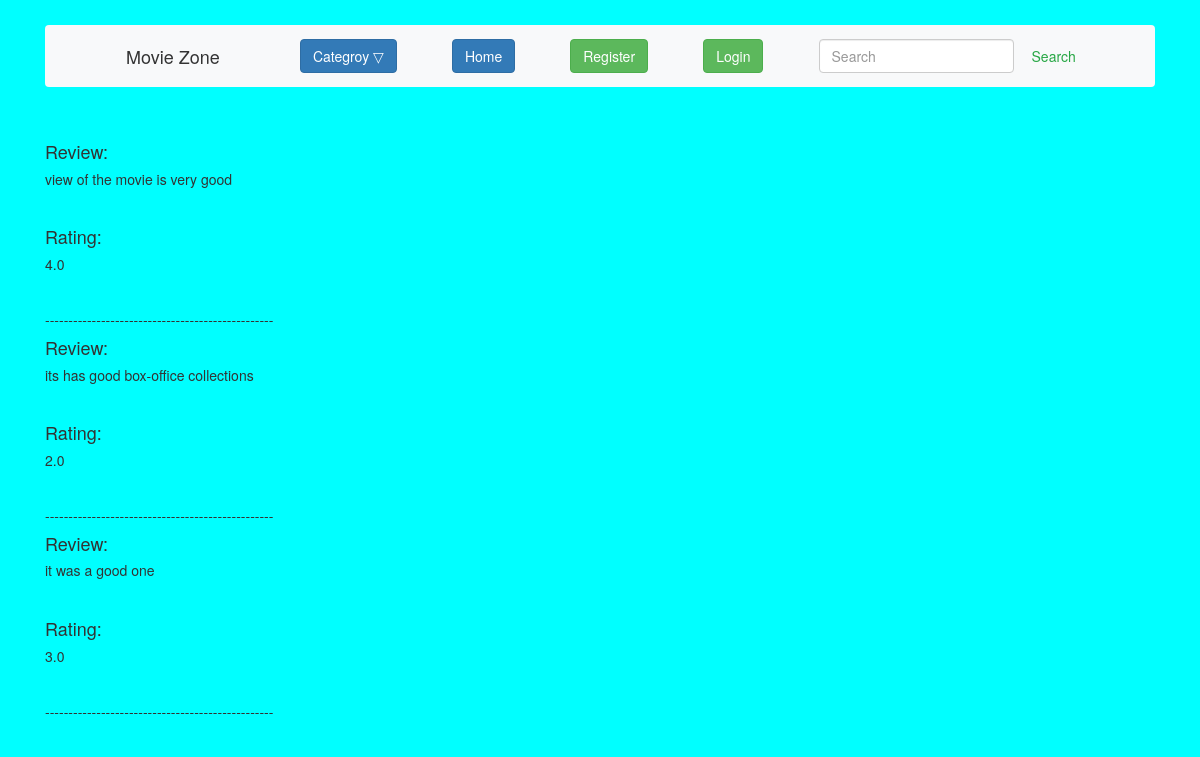
The app's page /display_review/2/ with its own data.
### Movie_app/models.py (models this page shows, shortened)
class UserReviews(models.Model):
    review_id = models.IntegerField()
    content = models.TextField()
    rating = models.FloatField(null=True)

### Movie_app/views.py (the view)
# urls.py: path('display_review/<int:id>/', views.display_review, name='display_review'),
def display_review(request, id):
    try:
        mov = UserReviews.objects.all().filter(review_id=id)
    except Exception as e :
        raise e
    return render(request, 'display_review.html', {'Movie_list_review' : mov})

### templates/display_review.html (shortened to what this page needs)
{% extends 'base.html' %}
{% load static %}
{% block content %}
    <div class="container">
        {% for i in Movie_list_review %}
        <div class="cotainer" style="margin-top :10px; margin-bottom : 10px;">
            <h4>Review: </h4><h5>{{i.content}}</h5> <br>
            <h4>Rating: </h4><h5>{{i.rating}}</h5><br>
            <h5>-------------------------------------------------</h5>
        </div>
        {% endfor %}
    </div>
{% endblock %}

### records on screen
UserReviews: content "view of the movie is very good", rating "4.0"
UserReviews: content "its has good box-office collections", rating "2.0"
UserReviews: content "it was a good one", rating "3.0"
